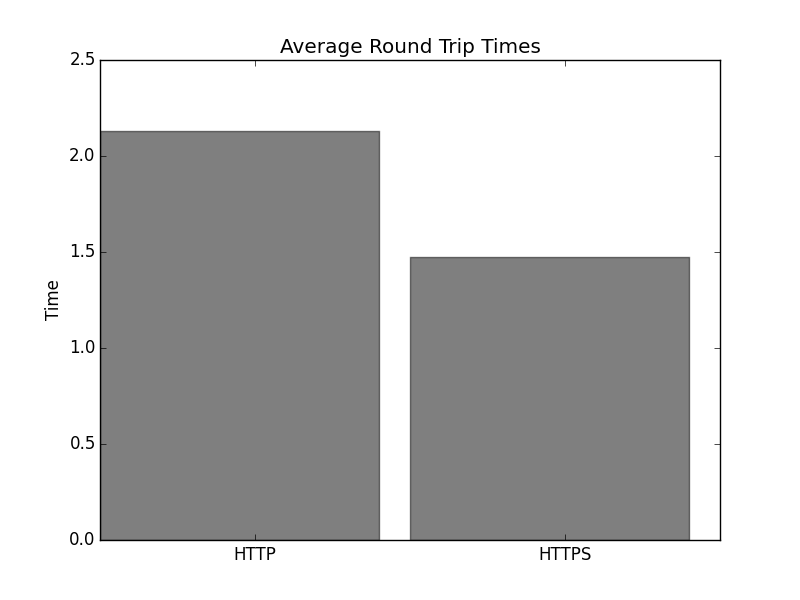

Write Python code to recreate this figure.
import numpy as np
import matplotlib.pyplot as plt


n_groups = 2

means_men = (2.13017239121, 1.47366317988)

fig, ax = plt.subplots()

index = np.arange(n_groups)
bar_width = 0.9

opacity = 0.5
error_config = {'ecolor': '0.3'}

rects1 = plt.bar(index, means_men, bar_width,
                 alpha=opacity,
                 color='black',
                 error_kw=error_config)

#plt.xlabel('Group')
plt.ylabel('Time')
plt.title('Average Round Trip Times')
plt.xticks(index+0.5, ('HTTP', 'HTTPS'))
plt.legend()

plt.show()
